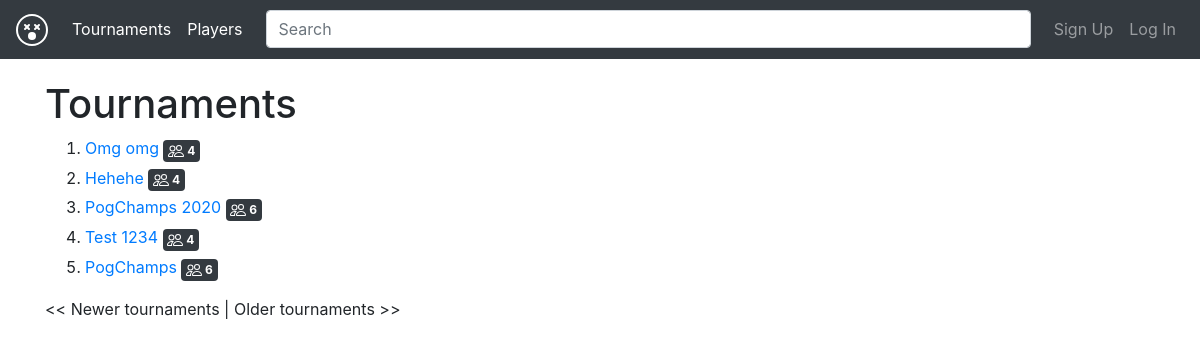
The page /index on the database as committed earlier.
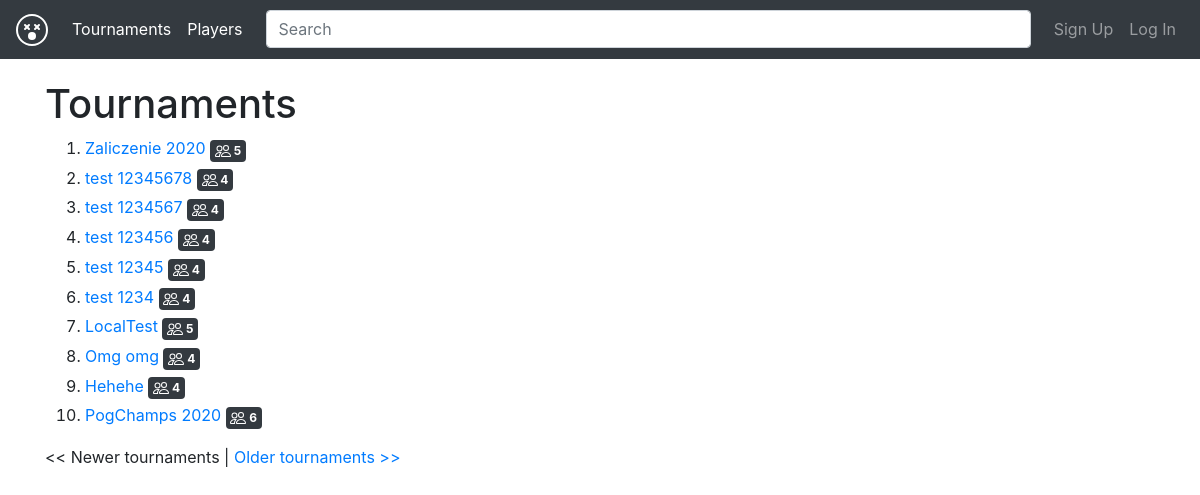
The same page on the database as committed later.
### app/models.py (models this page shows, shortened)
class Tournament(db.Model):
    __tablename__ = "tournament"
    id = db.Column(db.Integer, primary_key=True)
    owner_id = db.Column(db.Integer, db.ForeignKey('user.id'))
    title = db.Column(db.String(120), unique=True, nullable=False)
    date_start = db.Column(db.DateTime, nullable=False)
    date_deadline = db.Column(db.DateTime, nullable=False)
    date_created = db.Column(db.DateTime, default=datetime.datetime.utcnow)
    location = db.Column(db.String(120))
    max_users = db.Column(db.Integer, nullable=False)
    readme = db.Column(db.Text)
    ladder = db.Column(db.Text)  # ID match-y jako drzewo [0 [1]]
    tiers = db.relationship('Tier',
                            backref=db.backref('tournament', lazy=True),
                            order_by='Tier.date_created', lazy='dynamic')
    matches = db.relationship('Match',
                              backref=db.backref('tournament', lazy=True))

### app/routes_tournament.py (the view)
@bp.route('/')
@bp.route('/index')
@bp.route('/tournament/<int:page>', methods=['GET'])
def tournament_page(page=1):
    per_page = 10
    from app.models import Tournament
    tournaments = Tournament.query.order_by(
        Tournament.date_created.desc()).paginate(page,
                                                 per_page,
                                                 error_out=False)
    return render_template('tournament_page.html', tournaments=tournaments)

### app/action/user.py (called while the page is built)
def user_instance_from_token(s, auth_token):
    user = User.verify_auth_token(auth_token)
    if user is None:
        raise ErrAuthNotExists()
    if user.verified is False:
        raise ErrNotVerified()
    return user

### app/log.py (called while the page is built)
def xprint(*args, **kwargs):
    _print("\033[94m" + " ".join(map(str, args)) + "\033[0m", **kwargs)

### app/models.py (called while the page is built)
    @staticmethod
    def verify_auth_token(token):
        s = Serializer(SECRET_KEY)
        try:
            data = s.loads(token)
        except SignatureExpired:
            return None  # valid token, but expired
        except BadSignature:
            return None  # invalid token
        user = (User.query.filter(User.id == data["user_id"]).first())
        return user

### app/routes_tournament.py (called while the page is built)
@bp.context_processor
def utility_processor():
    def current_user():
        try:
            print("[AUTH]")
            auth_token = request.cookies.get('auth_token')
            return app.action.user.user_instance_from_token(
                app_cls, auth_token)
        except:
            return None
    return dict(current_user=current_user)

### app/templates/tournament_page.html
{% extends "layout.html" %}
{% block content %}
<h1>Tournaments</h1>
<ol>
{% for tournament in tournaments.items %}
<li>
    <div class="mb-1">
        <a href="/tournament_display/{{ tournament.id }}">{{ tournament.title }}</a>
        <span class="badge badge-dark badge-secondary">
            <img class="bi glyphicon" src="/assets/people.svg">
            <span class="bi-inline">{{ tournament.max_users }}</span>
        </span>
    </div>
</li>
{% else %}
<div class="text-center">
    <img src="/pics/undraw_empty_xct9.svg" width="40%" />
    <h2>...empty!</h2>
</div>
{% endfor %}
</ol>
{% if tournaments.items|length > 0 %}
{% if tournaments.has_prev %}
    <a href="{{ url_for('tournament.tournament_page', page=tournaments.prev_num) }}">&lt;&lt; Newer tournaments</a>
{% else %}
    &lt;&lt; Newer tournaments
{% endif %} |
{% if tournaments.has_next %}
    <a href="{{ url_for('tournament.tournament_page', page=tournaments.next_num) }}">Older tournaments &gt;&gt;</a>
{% else %}
    Older tournaments &gt;&gt;
{% endif %}
{% endif %}
{% endblock %}

Rows that differ between the two databases and show on the page:
no longer on this page (row unchanged): Tournament: title "Test 1234", max_users "4"
no longer on this page (row unchanged): Tournament: title "PogChamps", max_users "6"
added Tournament: title "Zaliczenie 2020", max_users "5"
added Tournament: title "test 12345678", max_users "4"
added Tournament: title "test 1234567", max_users "4"
added Tournament: title "test 123456", max_users "4"
added Tournament: title "test 12345", max_users "4"
added Tournament: title "test 1234", max_users "4"
added Tournament: title "LocalTest", max_users "5"
